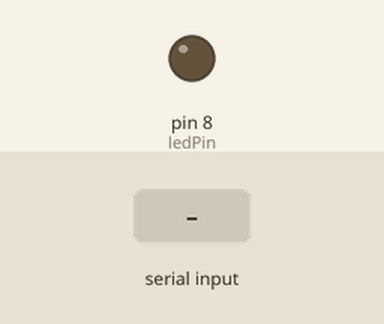
Recording of a sketch running on a simulated Arduino Uno, built with avr-gcc and run on an emulated ATmega328P. On the bench: output pins drawn as LEDs (lit = HIGH). Dashed ring = blinking. The inputs (shaded band) are chosen by the test bench.

Above: at 1.2 s.
1.3 s: "90,45\n" received over the second serial link
At 1.38 s:
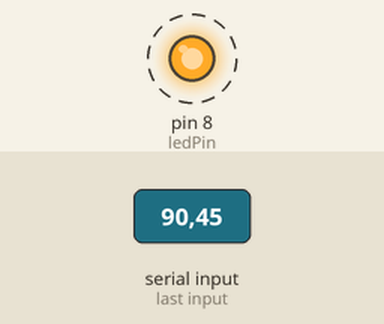
Timing chart, 0 to 8.1 s (numbered marks = the images above; inputs shaded):
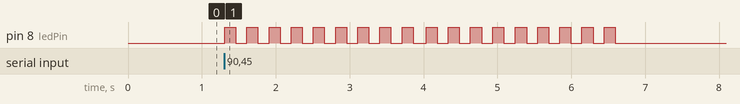

The sketch:

networking_helloboard.ino
```cpp
#include <SoftwareSerial.h>

SoftwareSerial mySerial(0, 1); // RX, TX
int ledPin = 8;

void setup()
{
pinMode(ledPin, OUTPUT);
// set the data rate for the SoftwareSerial port
mySerial.begin(9600);

}

void loop() // run over and over
{
// mySerial.println("Hello, world?");
// delay(500);
mySerial.listen();

// while there is data coming in, read it and send back

while (mySerial.available() > 0) {
int blk = mySerial.read();
mySerial.print("echo ");
blk = blk -48;
mySerial.println(blk);
if(blk < 10){ // avoid too many blinks
myBlink(blk);
}
}

}

void myBlink(int rpt){
for(int i= 0; i<rpt; i++){
digitalWrite(ledPin, HIGH); // turn the LED on (HIGH is the voltage level)
delay(150); // wait for a second
digitalWrite(ledPin, LOW); // turn the LED off by making the voltage LOW
delay(150); // wait for a second
}

}
```

Measured:
- after the input at 1.3 s, pin 8 (ledPin): alternates HIGH for 0.15 s and LOW for 0.15 s, 36 changes in all, then stays LOW, starting at once
